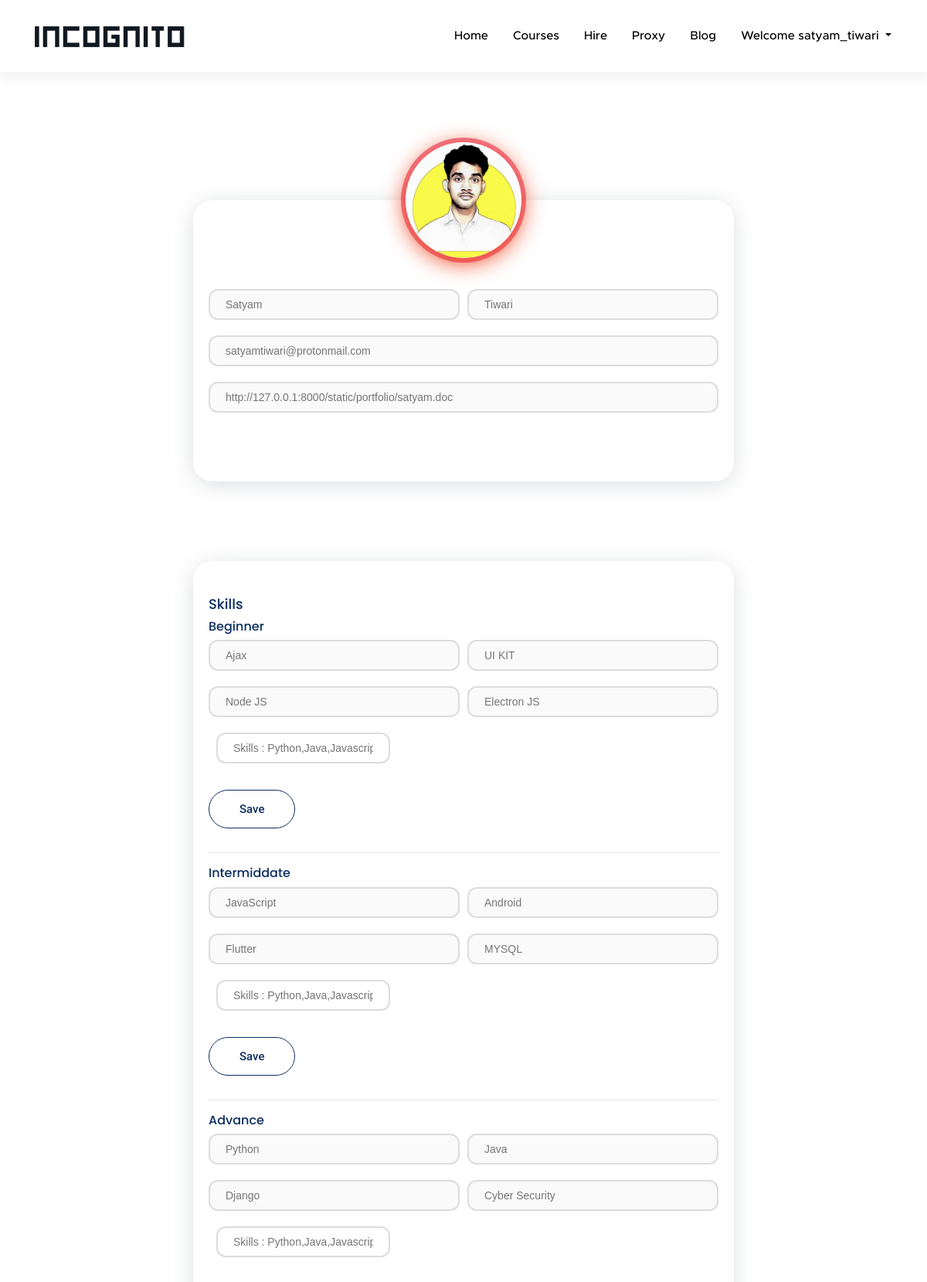
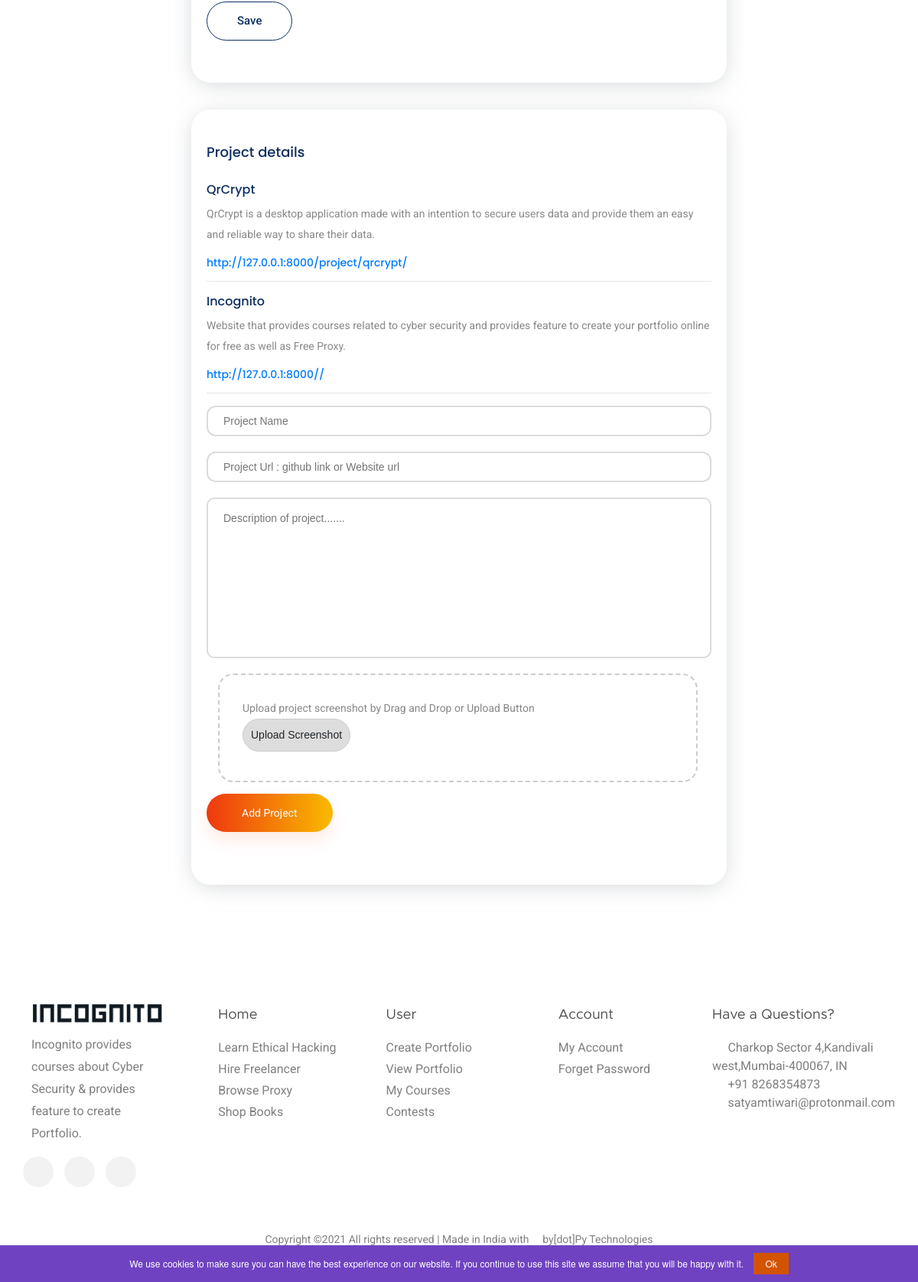
The page /user/createportfolio/ (signed in) on the database its author committed (2 pictures, top to bottom).
### user/models.py (models this page shows, shortened)
class Portfolio(models.Model):
    usern=models.ForeignKey(User,on_delete=models.CASCADE,related_name='users')
    firstname=models.CharField(max_length=60)
    lastname=models.CharField(max_length=60)
    resumeurl=models.URLField(max_length=80,unique=True)
    avatar=models.ImageField(upload_to='avatar',default='avatar/defaultavatar.jpg')

class BeginnerSkills(models.Model):
    psb=models.ForeignKey(User,on_delete=models.CASCADE,related_name='BeginnerSkills')
    bskill=models.CharField(max_length=15)

class IntermiddateSkills(models.Model):
    psi=models.ForeignKey(User,on_delete=models.CASCADE,related_name='IntermiddateSkills')
    iskill=models.CharField(max_length=15)

class AdvancedSkills(models.Model):
    psa=models.ForeignKey(User,on_delete=models.CASCADE,related_name='AdvancedSkills')
    askill=models.CharField(max_length=15)

class PortfolioProject(models.Model):
    ps=models.ForeignKey(User,on_delete=models.CASCADE,related_name='portfolioproject')
    pname=models.CharField(max_length=60)
    purl=models.URLField()
    pdesp=models.TextField()
    pimage=models.ImageField(upload_to="projectimage")

### user/views.py (the view)
# urls.py: path('createportfolio/',views.createp),
@login_required(login_url='/accounts/signin/')
def createp(request):
    userid=User.objects.filter(username=request.user).first()
    portfolioname=Portfolio.objects.filter(usern=userid)
    portfolion=Portfolio.objects.filter(usern=userid).first()
    bskills=BeginnerSkills.objects.filter(psb=userid)
    iskills=IntermiddateSkills.objects.filter(psi=userid)
    askills=AdvancedSkills.objects.filter(psa=userid)
    pskills=PortfolioProject.objects.filter(ps=userid)
    lenp=len(portfolioname)
    if lenp==1:
        lengthp=True
    else:
        lengthp=False
    print('lengthp:',lengthp)
    context={'portfolioname':portfolioname,'portfoliona':portfolion,'lengthp':lengthp,'userid':userid,
    'bskills':bskills,'askills':askills,'iskills':iskills,'pskills':pskills}
    return render(request,'user/portfolio_form.html',context)

### Template/user/portfolio_form.html (shortened to what this page needs)
{% extends 'base.html' %}
{% load static %}
{% block csslink %}
<link rel="stylesheet" href=" {% static 'stylep.css' %} ">
{% endblock csslink %}
{% block body %}
	<div class='container'  style=" padding-top:41px" >
		<div class="wrapper ">
  			<div class="profile-card js-profile-card">
    			<div class="profile-card__img">
      				<img src="{{portfoliona.avatar.url}}" alt="profile card">
    			</div>
    			<div class="profile-card__cnt js-profile-cnt">
					<div class="profile-card-form__container">
							{% if lengthp %}
							{% for portfolioname in portfolioname %}
							<form id="editportfolioform" >
							<div class="form-row">
								<div class="col">
								<input type="text" id="id_firstname" name="firstname" class="text-inputname" placeholder="{{portfolioname.firstname}}" disabled>
								</div>
								<div class="col">
								<input type="text" id="id_lastname" name="lastname" class="text-inputname" placeholder="{{portfolioname.lastname}}" disabled>
								</div>
							</div>
							<div>
								<input type="text" class="text-inputname" placeholder="{{userid.email}}" disabled >
							</div>
							<div>
								<input type="url" id="id_resumeurl" name="resumeurl"  class="text-inputname" placeholder="{{portfolioname.resumeurl}}" disabled>
							</div>
							</form>
							{% endfor %}
							{% endif %}
					</div>
				</div>
			</div>
		</div>
		<div class=" ">
			<div class="profile-card2 js-profile-card">
			  <div class="profile-card__cnt js-profile-cnt">
				  <div class="profile-card-form__container">
				  <h4>Skills</h4>
				  <div style='padding-bottom:15px'>
				  <h5>Beginner</h5>
				  <div class="form-row">
						  {% for bkill in bskills %}
						  <div class="col-sm-6">
						  <input type="text" class="text-inputname" placeholder="{{bkill.bskill}}" disabled>
						  </div>{% endfor %}
						  <form id='beginnerhtmlform'>
						  <div class='col'>
						  <input type="text" class="text-inputname" id='bskill' name='bskill' placeholder="Skills : Python,Java,Javascript">
						  </div>
						  </div>
						 <button type="submit" class="btn_2" >Save</button>
					</div><hr/>
					<div style='padding-bottom:15px'>
				  <h5>Intermiddate</h5>
				  <div class="form-row">
  						{% for ikill in iskills %}
						  <div class="col-sm-6">
						  <input type="text" class="text-inputname" placeholder="{{ikill.iskill}}" disabled>
						  </div>{% endfor %}
						  <form id='intermiddatehtmlform'>
						  <div class='col'>
						  <input type="text" class="text-inputname" id='iskill' name='iskill' placeholder="Skills : Python,Java,Javascript">
						  </div>
						  </div>
						 <button type="submit" class="btn_2" >Save</button>
					</div><hr/>
					<div>
				  <h5>Advance</h5>
				  <div class="form-row">
				  		  {% for akill in askills %}
						  <div class="col-sm-6">
						  <input type="text" class="text-inputname" placeholder="{{akill.askill}}" disabled>
						  </div>{% endfor %}
						  <form id='advancehtmlform'>
						  <div class='col'>
						  <input type="text" class="text-inputname" id='askill' name='askill' placeholder="Skills : Python,Java,Javascript">
						  </div>
						  </div>
						 <button type="submit" class="btn_2" >Save</button>
					</div>
				  </div>
			  </div>
		  </div>
	  </div>
		<div class=" ">
			<div class="profile-card2 js-profile-card" id="pop-up">
			  <div class="profile-card__cnt js-profile-cnt">
				  <div class="profile-card-form__container">
				  <h4>Project details</h4><br/>
				  {% for pskill in pskills %}
				  <div>
				  	<h5>{{pskill.pname}}</h5>
					<p>{{pskill.pdesp}}</p>
					<h6 style="padding-top:15px"><a href='{{pskill.purl}}'>{{pskill.purl}}/<a><h6>
				  </div><hr/>{% endfor %}
				  	<form id='portfolioproject' action='/user/createportfolio/portfoliop/' enctype='multipart/form-data' method='post'>
					  <div>
						  <input type="text" id='pname' name='pname' class="text-inputname" placeholder="Project Name" required>
					  </div>
					  <div>
						  <input type="url" class="text-inputname" id='purl' name='purl' placeholder="Project Url : github link or Website url" required>
					  </div>
					  <div>
						  <textarea class ="textarea" id='pdesp' name='pdesp' placeholder="Description of project......." ></textarea>
					  </div>
					  <div id="drop-area">
							<p>Upload project screenshot by Drag and Drop or Upload Button</p>
							<label class="button1" for="id_pimage">Upload Screenshot</label>
						</div>
						 <button type="submit" class="btn_1">Add Project</button>
						</form>
				  </div>
			  </div>
		  </div>
	    </div>
	</div>
<a href="/{{request.user}}" class="back-to-top2 btn_1" target='_blank' style="display: inline-block;">Preview</a>
{% endblock  %}

### Template/base.html (shortened to what this page needs)
{% load static %}
<html lang="en"><head>
    {% block csslink %}
    {% endblock  %}
    <link rel="stylesheet" href="{% static 'css/bootstrap.min.css' %}">
    <link rel="stylesheet" href="{% static 'css/loader.css' %}">
    <link rel="stylesheet" href=" {% static 'css/themify-icons.css' %} ">
    <link rel="stylesheet" href=" {% static 'css/flaticon.css' %} ">
    <link rel="stylesheet" href=" {% static 'css/magnific-popup.css' %} ">
    <link rel="stylesheet" href=" {% static 'css/style.css' %} ">
    <link rel="stylesheet" href=" {% static 'css/fonts.css' %} ">
    <link rel="stylesheet" href=" {% static 'css/sweetalert.css' %} ">
    <link rel="stylesheet" href=" {% static 'courses.css' %} ">
</head>
<body >
    <header class="main_menu home_menu menu_fixed animated fadeInDown">
        <div class="container">
            <div class="row align-items-center">
                <div class="col-lg-12">
                    <nav class="navbar navbar-expand-lg navbar-light">
                        <a class="navbar-brand" href="/"> <img src="{% static 'logo.png' %} " alt="logo"> </a>
                        <div class="navbar-collapse main-menu-item justify-content-end collapse" id="navbarSupportedContent" style="">
                            <ul class="navbar-nav align-items-center">
                                <li class="nav-item">
                                    <a class="nav-link" href="/">Home</a>
                                </li>
                                <li class="nav-item">
                                    <a class="nav-link" href="/courses">Courses</a>
                                </li>
                                 <li class="nav-item">
                                    <a class="nav-link" href="/comingsoon">Hire</a>
                                    </li>
                                <li class="nav-item">
                                    <a class="nav-link" href="/proxy">Proxy</a>
                                    </li>
                                <li class="nav-item">
                                    <a class="nav-link" href="/blog">Blog</a>
                                </li>
                                {% if user.is_authenticated %}
                                <li class="nav-item dropdown">
                                    <a class="nav-link btn_user dropdown-toggle"  id="navbarDropdown" role="button" data-toggle="dropdown" aria-haspopup="true" aria-expanded="false">
                                       Welcome  {{request.user}}
                                    </a>
                                </li>
                                {% else %}
                                <nav class="nav-item">
                                    <a class="btn_1 " href="/accounts/signup/">Get Started</a>
                                </nav>
                                {% endif %}
                            </ul>
                        </div>
                    </nav>
                </div>
            </div>
        </div>
    </header>
    {% block body %}
    {% endblock body %}
   <a href="/help" class="back-to-top" style="display: inline-block;"></a>
<footer class="ftco-footer  ftco-section">
      <div class="container">
        <div class="row mb-5">
        	<div class="col-md">
             <div class="ftco-footer-widget mb-4">
               <a href="/"> <img src="{% static 'logo.png' %} " alt="logo" style="margin-top: -15px;"> </a>
              <p style='padding-left:11px;padding-top:5px;font-size:16px;line-height:1.8;'>Incognito provides courses about Cyber Security & provides feature to create Portfolio.</p>
              <ul class="ftco-footer-social list-unstyled float-md-left float-lft mt-3">
                <li class="ftco-animate fadeInUp ftco-animated"><a href="https://www.twitter.com/satyam_.tiwari"><span class="ti-twitter-alt "></span></a></li>
                <li class="ftco-animate fadeInUp ftco-animated"><a href="#"><span class="ti-facebook"></span></a></li>
                <li class="ftco-animate fadeInUp ftco-animated"><a href="https://www.instagram.com/satyam_.tiwari"><span class="ti-instagram"></span></a></li>
              </ul>
            </div>
          </div>
          <div class="col-md">
            <div class="ftco-footer-widget mb-4" style="padding-left: 30px;">
              <h2 class="ftco-heading-2">Home</h2>
              <ul class="list-unstyled">
                <li><a href="/courses" class="pb-1 d-block">Learn Ethical Hacking</a></li>
                <li><a href="/hire" class="pb-1 d-block">Hire Freelancer</a></li>
                <li><a href="/proxy" class="pb-1 d-block">Browse Proxy</a></li>
                <li><a href="/courses" class="pb-1 d-block">Shop Books</a></li>
              </ul>
            </div>
          </div>
          <div class="col-md">
            <div class="ftco-footer-widget mb-4 ml-md-4">
              <h2 class="ftco-heading-2">User</h2>
              <ul class="list-unstyled">
                <li><a href="/user/createportfolio" class="pb-1 d-block">Create Portfolio</a></li>
                {% if user.is_authenticated %}
                <li><a href="/user/{{request.user}}" class="pb-1 d-block">View Portfolio</a></li>
                {% else %}
                <li><a href="/user/createportfolio" class="pb-1 d-block">View Portfolio</a></li>{% endif %}
                <li><a href="/user/mycourses" class="pb-1 d-block">My Courses</a></li>
                <li><a href="#" class="pb-1 d-block">Contests</a></li>
              </ul>
            </div>
          </div>
          <div class="col-md">
            <div class="ftco-footer-widget mb-4 ml-md-4">
              <h2 class="ftco-heading-2">Account</h2>
              <ul class="list-unstyled">
               {% if user.is_authenticated %}
                <li><a href="#" class="pb-1 d-block">My Account</a></li>
                <li><a href="/accounts/password-reset/" class="pb-1 d-block">Forget Password</a></li>
                {% else %}
                <li><a href="#" class="pb-1 d-block">My Account</a></li>
                <li><a href="/accounts/signin/" class="pb-1 d-block">Sign In</a></li>
                <li><a href="/accounts/signup/" class="pb-1 d-block">Create Account</a></li>
                <li><a href="/accounts/password-reset/" class="pb-1 d-block">Forgot Password</a></li>
                {% endif %}
              </ul>
            </div>
          </div>
          <div class="col-md">
            <div class="ftco-footer-widget mb-4">
            	<h2 class="ftco-heading-2">Have a Questions?</h2>
            	<div class="block-23 mb-3">
	              <ul class='have-a-question'>
	                <li><a href="#"><span class="ti-map-alt"></span><span class="text" style='padding-left:8px' >Charkop Sector 4,Kandivali west,Mumbai-400067, IN</span></a></li>
	                <li><a href="#"><span class="ti-mobile"></span><span class="text" style='padding-left:8px' >+91 8268354873</span></a></li>
	                <li><a href="mailto:satyamtiwari1004@gmail.com"><span class="ti-email"></span><span style='padding-left:8px' class="text">satyamtiwari@protonmail.com</span></a></li>
	              </ul>
	            </div>
            </div>
          </div>
        </div>
        <div class="row">
          <div class="col-md-12 text-center">
            <p>
         Copyright ©<script>document.write(new Date().getFullYear());</script> All rights reserved | Made in India with <i class="ti-heart"  aria-hidden="true"></i> by[dot]Py Technologies
          </div>
        </div>
      </div>
    </footer>
</body></html>

### rows shown on the page
Portfolio: avatar (picture), firstname "Satyam", lastname "Tiwari", resumeurl "http://127.0.0.1:8000/static/portfolio/satyam.doc"
BeginnerSkills: bskill "Ajax"
BeginnerSkills: bskill "UI KIT"
BeginnerSkills: bskill "Node JS"
BeginnerSkills: bskill "Electron JS"
IntermiddateSkills: iskill "JavaScript"
IntermiddateSkills: iskill "Android"
IntermiddateSkills: iskill "Flutter"
IntermiddateSkills: iskill "MYSQL"
AdvancedSkills: askill "Python"
AdvancedSkills: askill "Java"
AdvancedSkills: askill "Django"
AdvancedSkills: askill "Cyber Security"
PortfolioProject: pname "QrCrypt", pdesp "QrCrypt is a desktop application made with an intention to secure users data and provide them an easy and reliable way to share their data.", purl "http://127.0.0.1:8000/project/qrcrypt"
PortfolioProject: pname "Incognito", pdesp "Website that provides courses related to cyber security and provides feature to create your portfolio online for free as well as Free Proxy.", purl "http://127.0.0.1:8000/"

### other values the page prints
{{ request.user }} "satyam_tiwari"
